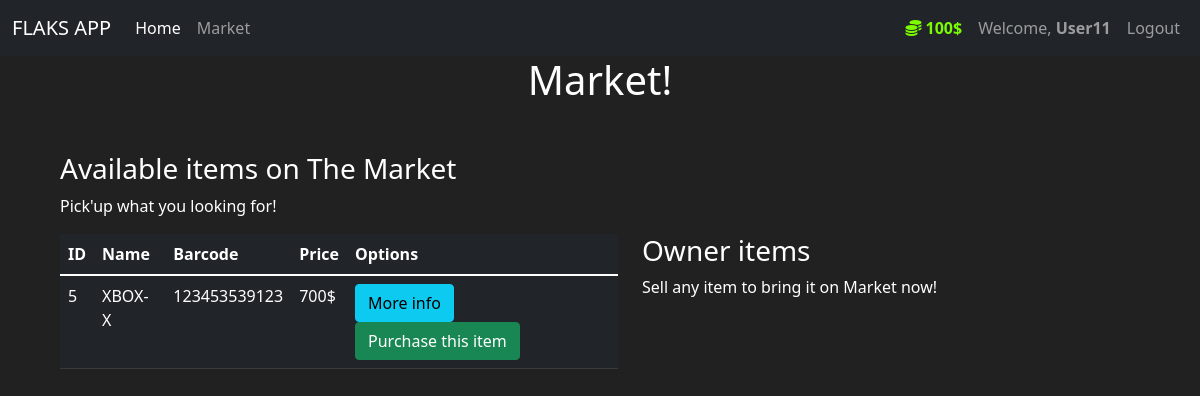
The app's page /market (signed in) with its own data.
### market/model.py (models this page shows, shortened)
class User(db.Model, UserMixin):
    id = db.Column(db.Integer(), primary_key=True)
    username = db.Column(db.String(length=30), nullable=False, unique=True)
    email = db.Column(db.String(length=50), nullable=False, unique=True)
    hash_password = db.Column(db.String(length=60), nullable=False)
    budget = db.Column(db.Integer(), nullable=False, default=1000)
    items = db.relationship('Item', backref='owner_user', lazy=True)# RELATIONSHIP TO CONNECT OTHER TABLE
    @property
    def prettier_budget(self):
        if len(str(self.budget)) >= 4:
            return f'{str(self.budget)[:-3]},{str(self.budget)[-3:]}$'
        else:
            return f'{self.budget}$'
    @property
    def password(self):
        return self.password

class Item(db.Model):
    id = db.Column(db.Integer(), primary_key=True)
    product = db.Column(db.String(length=30), nullable=False, unique=True)
    price = db.Column(db.Integer(), nullable=False)
    barcode = db.Column(db.String(length=12), nullable=False, unique=True)
    description = db.Column(db.String(length=1024), nullable=False, unique=True)
    owner = db.Column(db.Integer(), db.ForeignKey('user.id')) # FOREIGNKEY

### market/route.py (the view, shortened to what this page needs)
@app.route("/market", methods=['GET','POST']) # MARKET
@login_required # for require user to log before visted the page!
def market_page():
    purchase_form = BuyForm()
    if request.method == "GET":
        items = Item.query.filter_by(owner=None) # ALL ITEMS WITH NONE OWNER
    return render_template('market.html', items=items, purchase_form=purchase_form)

### market/model.py (called while the page is built)
@login_manager.user_loader
def load_user(user_id):
    return User.query.get(int(user_id))

### market/Templates/market.html (shortened to what this page needs)
{% extends 'layout.html' %}
{% block body %}
<h1 class="text-center">Market!</h1>
<div class="row ms-5 mt-5">
  <h3>Available items on The Market</h3>
  <p>Pick'up what you looking for!</p>
  <br>
  <div class="col-6">
    <table class="table table-hover table-dark">
      <thead>
        <tr>
          <th scop="col">ID</th>
          <th scop="col">Name</th>
          <th scop="col">Barcode</th>
          <th scop="col">Price</th>
          <th scop="col">Options</th>
        </tr>
        <tbody>
          {% for item in items %}
              <tr>
                <td>{{ item.id }}</td>
                <td>{{ item.product }}</td>
                <td>{{ item.barcode }}</td>
                <td>{{ item.price }}$</td>
                <td>
                  <button class="btn btn-outline btn-info" data-bs-toggle="modal" data-bs-target="#staticBackdrop-{{ item.id }}">More info</button>
                  <button class="btn btn-outline btn-success" data-bs-toggle="modal" data-bs-target="#staticBackdrop2-{{ item.id }}">Purchase this item</button>
                </td>
              </tr>
            {% endfor %}
          </tbody>
       </thead>
     </table>
    </div>
    <div class="col-4">
      <h3>Owner items</h3>
      <p>Sell any item to bring it on Market now!</p>
      <br>
    </div>
  </div>
{% endblock %}

### market/Templates/layout.html (shortened to what this page needs)
<!DOCTYPE html>
<html lang="en">
<head>
    <link href="https://cdn.jsdelivr.net/npm/bootstrap@5.1.3/dist/css/bootstrap.min.css" rel="stylesheet">
    <link rel="stylesheet" href="{{ url_for('static', filename='style.css')}}">
</head>
<body>
    <nav class="navbar navbar-expand-lg navbar-dark bg-dark">
        <div class="container-fluid">
          <a class="navbar-brand" href="#">FLAKS APP</a>
          <div class="collapse navbar-collapse d-flex justify-content-between" id="navbarNavAltMarkup">
            <div class="navbar-nav">
              <a class="nav-link active" href="{{ url_for('home_page') }}">Home</a>
              <a class="nav-link" href="{{ url_for('market_page') }}">Market</a>
            </div>
            {% if current_user.is_authenticated %}
              <div class="navbar-nav">
                <a class="nav-link" style="color: lawngreen; font-weight: bold">
                  <i class="fas fa-coins"></i>
                  {{ current_user.prettier_budget }}
                </a>
                <a class="nav-link">Welcome, <strong>{{ current_user.username }}</strong></a>
                <a class="nav-link" href="{{ url_for('logout_page') }}">Logout</a>
              </div>
            {% else %}
              <div class="navbar-nav">
                <a class="nav-link"  href="{{ url_for('register_page') }}">Register</a>
                <a class="nav-link" href="{{ url_for('login_page') }}">Login</a>
              </div>
            {% endif %}
          </div>
        </div>
      </nav>
      {% block body %}{% endblock %}
</body>
</html>

### market/Templates/layout.html (style rules this page uses)
body { background-color: #212121; color: #fff; }

### records on screen
User: prettier_budget "100$", username "User11"
Item: id "5", product "XBOX-X", barcode "123453539123", price "700"
